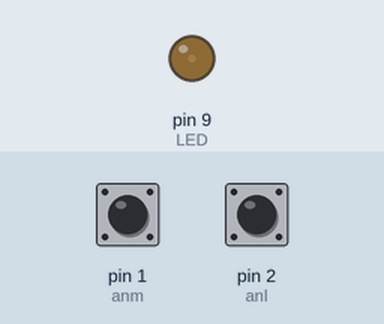
The sketch below on a simulated Arduino Uno, built with avr-gcc and run on an emulated ATmega328P. Parts: output pins drawn as LEDs (lit = HIGH). The inputs (shaded band) are chosen by the test bench; at power-on: pin 2 (anl) HIGH, pin 1 (anm) HIGH.

Above: at 1.2 s.
1.3 s: pin 2 (anl) pulled LOW for 1 s
At 2.8 s:
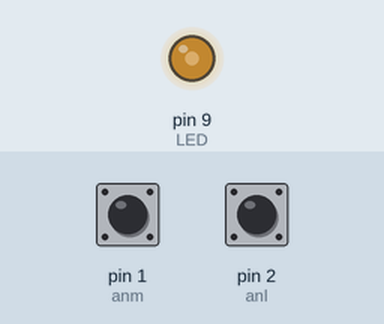
3.8 s: pin 2 (anl) pulled LOW for 0.15 s
At 4.6 s:
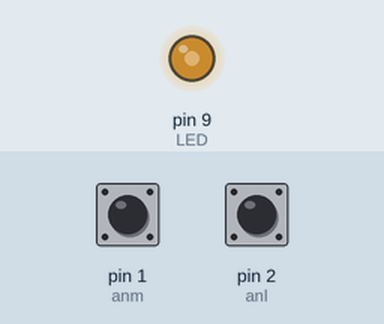
5.4 s: pin 1 (anm) pulled LOW for 3.2 s
At 8.0 s:
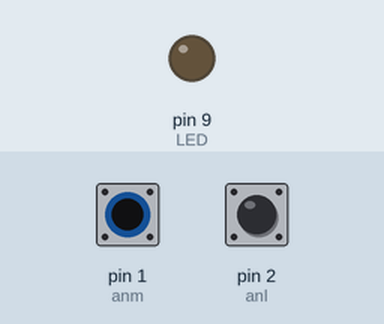
10.1 s: pin 2 (anl) pulled LOW for 3.2 s
At 13.8 s:
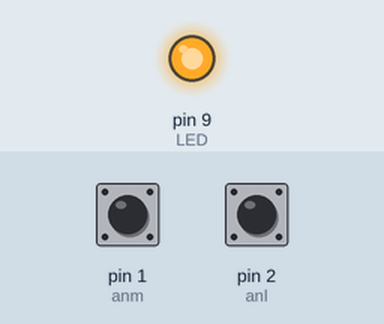
14.8 s: pin 1 (anm) pulled LOW for 0.15 s
At 15.4 s:
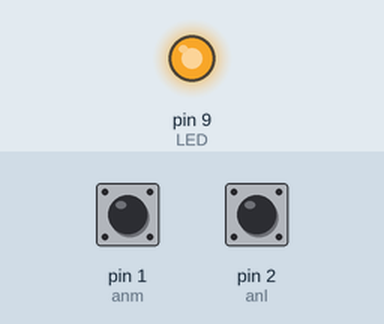
Timing chart, 0 to 17.4 s (numbered marks = the images above; inputs shaded):
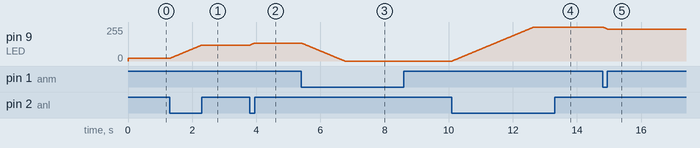

Measured:
- after the input at 1.3 s, pin 9 (LED): moves from 20/255 to 120/255 over 0.99 s, starting at once
- after the input at 3.8 s, pin 9 (LED): moves from 120/255 to 135/255 over 0.14 s, starting at once
- after the input at 5.4 s, pin 9 (LED): moves from 135/255 to 0/255 over 1.3 s, starting at once
- after the input at 10.1 s, pin 9 (LED): moves from 0/255 to 255/255 over 2.5 s, starting at once
- after the input at 14.8 s, pin 9 (LED): moves from 255/255 to 240/255 over 0.14 s, starting at once

The sketch:

lq.ino
```cpp
int LED = 9;
int anl = 2;
int anm = 1;
int xl = 0;
int xm = 0;
int ld = 20;

void setup()
{
  pinMode(LED, OUTPUT);
  pinMode(anl, INPUT_PULLUP);
  pinMode(anm, INPUT_PULLUP);
}

void loop()
{
  analogWrite(LED, ld);
  xl = digitalRead(anl);
  xm = digitalRead(anm);
  if (xl == 0)
  {
    if (ld < 255)
    {
      ld++;
    }
    delay(10);
  }
  if (xm == 0)
  {
    if (ld > 0)
    {
      ld--;
    }
    delay(10);
  }
}
```
